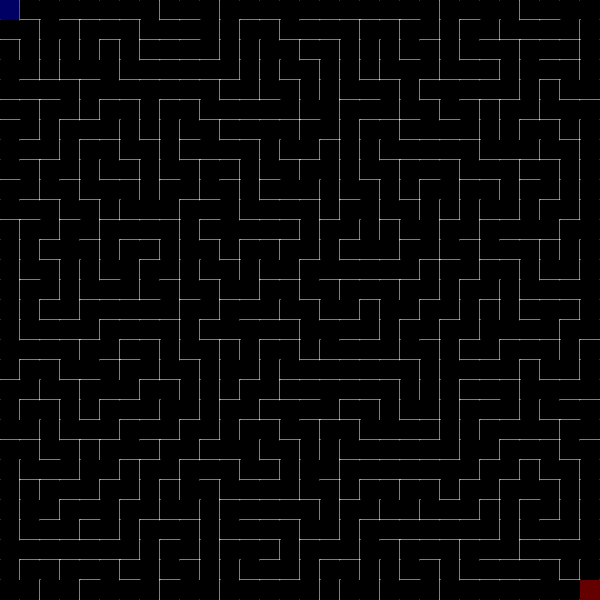
Frame 1 (no input)
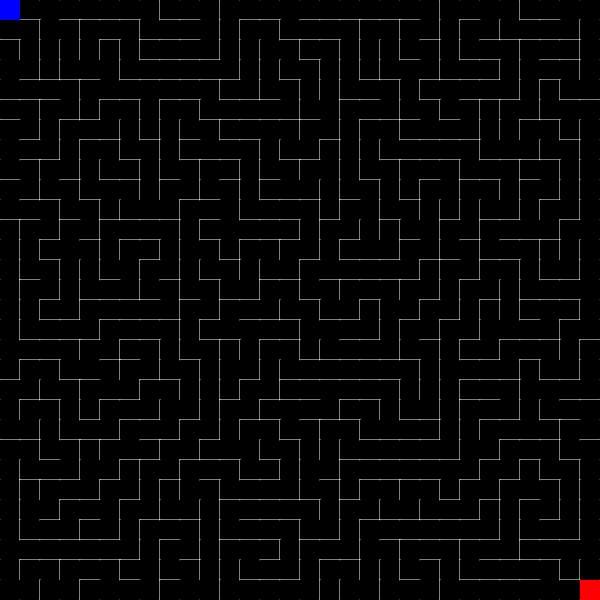
Frame 60 (no input)
Frame 120 (the mouse pressed at the canvas centre since frame 60): identical to frame 60, image omitted

The p5.js sketch that drew these frames (run headless with seeded random() and noise() and a simulated clock; from frame 60 on, the mouse is pressed at the canvas centre):

// p5.js sketch
// ── sketch.js
let cols, rows;
let w = 20;
let grid = [];
let current;
let stack = [];
let x;
let y;
let flag ;
let p;
function setup(){
    let c = createCanvas(600,600);
    c.style("display","block");

    inicia = createButton("Reiniciar");
    inicia.mousePressed(iniciar);
    inicia.style("display","inline-block");
    inicia.style("margin-rigth","20px");

    p = createP("TEMPO: 0 SEGUNDOS");
    p.style("display","inline-block");
    p.style("margin-left","20px","font-size","15pt");

    iniciar();

}

function draw() {
    //background(250);
   for (let i = 0; flag && i < grid.length; i++) {
        grid[i].show();
    }
   

    flag = false;
    frameRate(60);
    if(x == width-w && y == height-w){
        noStroke();
        fill(0, 255, 0, 100);
        rect(x,y,w,w);
        //p.html("TEMPO : " + Number(frameCount/60).toFixed(0) + " segundos")

    }else{
        p.html("TEMPO : " + Number(frameCount/60).toFixed(0) + " segundos")
        noStroke();
        fill(0, 0, 255, 100);
        rect(x,y,w,w);

        noStroke();
        fill(255, 0, 0, 100);
        rect(width-w,height-w,w,w);
    }
}

function criar_labirinto(){

    while(true){
        current.visited = true;
        
        // STEP 1: check available neighbors and pick a random one
        let next = current.checkNeighbors();
       // console.log(current);
        if (next) {
        next.visited = true;
    
        // STEP 2: Keep track of where were in the stack
        stack.push(current);
    
        // STEP 3: Remove wallks between
        removeWalls(current, next);
    
        // STEP 4: Keep going
        current = next;
        } else if (stack.length > 0) {
            current = stack.pop();

        }else{    
            flag = true;
            break;
        }
    }
}

//inicializa o labirinto
function iniciar(){
    grid = [];
    stack = []
    x = y = 0;
    flag = true;
    
    cols = floor(width/w);
    rows = floor(height/w);
    // Create a grid of Cell objects
    for (let   j = 0; j < rows; j++) {
        for (let i = 0; i < cols; i++) {
            let cell = new Cell(i, j);
            grid.push(cell);
        }
    }
    // Start with the first
    current = grid[0];
    criar_labirinto()
}

// Find the 1D spot in array for 2D location
function index(i, j) {
  if (i < 0 || j < 0 || i > cols-1 || j > rows-1) {
    return -1;
  }
  return i + j * cols;
}

// Remove any walls between
function removeWalls(a, b) {
  let x = a.i - b.i;
  if (x === 1) {
    a.walls[3] = false;
    b.walls[1] = false;
  } else if (x === -1) {
    a.walls[1] = false;
    b.walls[3] = false;
  }
  let y = a.j - b.j;
  if (y === 1) {
    a.walls[0] = false;
    b.walls[2] = false;
  } else if (y === -1) {
    a.walls[2] = false;
    b.walls[0] = false;
  }
}

function keyPressed() {
    let i = index(x/w,y/w);

    if(i === -1) return ;
   
    if(keyCode ==UP_ARROW && !grid[i].walls[0]){
        grid[i].show();
         y -= 20;
    }else if(keyCode == DOWN_ARROW && !grid[i].walls[2]){
        grid[i].show();
        y += 20;
    }else if(keyCode == LEFT_ARROW && !grid[i].walls[3]){
        grid[i].show();
        x -= 20;
    }else if(keyCode == RIGHT_ARROW && !grid[i].walls[1]){
        grid[i].show();
        x += 20;
    }
}


// ── A_star.js
// AStar stuff
// Function to delete element from the array
function removeFromArray(arr, elt) {
    // Could use indexOf here instead to be more efficient
    for (let i = arr.length - 1; i >= 0; i--) {
      if (arr[i] == elt) {
        arr.splice(i, 1);
      }
    }
  }
  
  // An educated guess of how far it is between two points
  function heuristic(a, b) {
    // let d = dist(a.i, a.j, b.i, b.j);
    let d = abs(a.i - b.i) + abs(a.j - b.j);
    return d;
  }
  
// The road taken
let path = [];
  
  function astar() {
    // Am I still searching?
    while(openSet.length > 0) {

      // Best next option
      let winner = 0;
      for (let i = 0; i < openSet.length; i++) {
        if (openSet[i].f < openSet[winner].f) {
          winner = i;
        }
      }

      let current = openSet[winner];
      // Did I finish?
      if (current === end) {
        mazze = true
        console.log("DONE!");
        return ;
      }
  
      // Best option moves from openSet to closedSet
      removeFromArray(openSet, current);
      closedSet.push(current);
  
      // Check all the neighbors
      let neighbors = current.getOptions();
      for (let i = 0; i < neighbors.length; i++) {
        let neighbor = neighbors[i];
  
        // Valid next spot?
        if (!closedSet.includes(neighbor)) {
          let tempG = current.g + heuristic(neighbor, current);

          // Is this a better path than before?
          let newPath = false;

          if (openSet.includes(neighbor)) {
            if (tempG < neighbor.g) {
              neighbor.g = tempG;
              newPath = true;
            }
          } else {
            neighbor.g = tempG;
            newPath = true;
            openSet.push(neighbor);
          }
  
          // Yes, it's a better path
          if (newPath) {
            neighbor.h = heuristic(neighbor, end);
            neighbor.f = neighbor.g + neighbor.h;
            neighbor.previous = current;
          }
        }
      }
      // Uh oh, no solution
      console.log("NO SOLUTION");
      mazze = false;
    }
}
// ── cell.js
// Each cell
class Cell {
  constructor(i,j){
    this.i = i;// Daniel Shiffman
// Nature of Code: Intelligence and Learning
// https://github.com/shiffman/NOC-S17-2-Intelligence-Learning

// Videos
// https://youtu.be/HyK_Q5rrcr4
// https://youtu.be/D8UgRyRnvXU
// https://youtu.be/8Ju_uxJ9v44
// https://youtu.be/_p5IH0L63wo

// Depth-first search
// Recursive backtracker
// https://en.wikipedia.org/wiki/Maze_generation_algorithm

// Each cell
function Cell(i, j) {
  this.i = i;
  this.j = j;
  // Any walls?
  this.walls = [true, true, true, true];
  // Has this been visited yet? (DFS)
  this.visited = false;

  // f, g, and h values for A*
  this.f = 0;
  this.g = 0;
  this.h = 0;

  // Where can I go next? (A*)
  this.getOptions = function() {
    var options = [];
    if (!this.walls[0]) options.push(grid[index(i, j - 1)]);
    if (!this.walls[1]) options.push(grid[index(i + 1, j)]);
    if (!this.walls[2]) options.push(grid[index(i, j + 1)]);
    if (!this.walls[3]) options.push(grid[index(i - 1, j)]);
    return options;
  }

  // Are there any available neighbors still? (DFS)
  this.checkNeighbors = function() {
    var neighbors = [];

    var top = grid[index(i, j - 1)];
    var right = grid[index(i + 1, j)];
    var bottom = grid[index(i, j + 1)];
    var left = grid[index(i - 1, j)];

    if (top && !top.visited) {
      neighbors.push(top);
    }
    if (right && !right.visited) {
      neighbors.push(right);
    }
    if (bottom && !bottom.visited) {
      neighbors.push(bottom);
    }
    if (left && !left.visited) {
      neighbors.push(left);
    }

    if (neighbors.length > 0) {
      var r = floor(random(0, neighbors.length));
      return neighbors[r];
    } else {
      return undefined;
    }
  }

  // Draw the cell
  this.show = function() {
    stroke(255);
    strokeWeight(1);
    var x = this.i * w;
    var y = this.j * w;
    stroke(255);
    if (this.walls[0]) {
      line(x, y, x + w, y);
    }
    if (this.walls[1]) {
      line(x + w, y, x + w, y + w);
    }
    if (this.walls[2]) {
      line(x + w, y + w, x, y + w);
    }
    if (this.walls[3]) {
      line(x, y + w, x, y);
    }
  }
}
    this.j = j;
    // Any walls?
    this.walls = [true, true, true, true];
    // Has this been visited yet? (DFS)
    this.visited = false;

    // f, g, and h values for A*
    this.f = 0;
    this.g = 0;
  }

  // Where can I go next? (A*)
  getOptions(){
    var options = [];
    if (!this.walls[0]) options.push(grid[index(this.i, this.j - 1)]);
    if (!this.walls[1]) options.push(grid[index(this.i + 1, this.j)]);
    if (!this.walls[2]) options.push(grid[index(this.i, this.j + 1)]);
    if (!this.walls[3]) options.push(grid[index(this.i - 1, this.j)]);
    return options;
  }

  // Are there any available neighbors still? (DFS)
 checkNeighbors() {
    var neighbors = [];

    var top = grid[index(this.i, this.j - 1)];
    var right = grid[index(this.i + 1, this.j)];
    var bottom = grid[index(this.i, this.j + 1)];
    var left = grid[index(this.i - 1, this.j)];

    if (top && !top.visited) {
      neighbors.push(top);
    }
    if (right && !right.visited) {
      neighbors.push(right);
    }
    if (bottom && !bottom.visited) {
      neighbors.push(bottom);
    }
    if (left && !left.visited) {
      neighbors.push(left);
    }

    if (neighbors.length > 0) {
      var r = floor(random(0, neighbors.length));
      return neighbors[r];
    } else {
      return undefined;
    }
  }

  // Draw the cell
  show() {
    var x = this.i*w;
    var y = this.j*w;
    stroke(255);
    // Draw any walls between
    if (this.walls[0]) {
      line(x    , y    , x + w, y);
    }
    if (this.walls[1]) {
      line(x + w, y    , x + w, y + w);
    }
    if (this.walls[2]) {
      line(x + w, y + w, x    , y + w);
    }
    if (this.walls[3]) {
      line(x    , y + w, x    , y);
    }

    if (this.visited) {
      noStroke();
      fill(0);
      rect(x, y, w, w);
    }
  }
}
